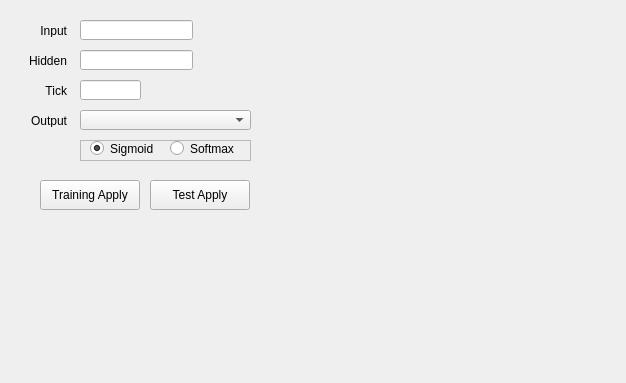
   <widget class="QWidget" name="bptt_Tap">
    <attribute name="title">
     <string>BP Through Time Order</string>
    </attribute>
    <widget class="QFrame" name="frame_2">
     <property name="geometry">
      <rect>
       <x>80</x>
       <y>140</y>
       <width>171</width>
       <height>21</height>
      </rect>
     </property>
     <property name="frameShape">
      <enum>QFrame::StyledPanel</enum>
     </property>
     <property name="frameShadow">
      <enum>QFrame::Raised</enum>
     </property>
     <widget class="QRadioButton" name="bpttErrorSigmoid_RadioButton">
      <property name="geometry">
       <rect>
        <x>10</x>
        <y>0</y>
        <width>70</width>
        <height>17</height>
       </rect>
      </property>
      <property name="text">
       <string>Sigmoid</string>
      </property>
      <property name="checked">
       <bool>true</bool>
      </property>
     </widget>
     <widget class="QRadioButton" name="bpttErrorSoftmax_RadioButton">
      <property name="geometry">
       <rect>
        <x>90</x>
        <y>0</y>
        <width>70</width>
        <height>17</height>
       </rect>
      </property>
      <property name="text">
       <string>Softmax</string>
      </property>
     </widget>
    </widget>
    <widget class="QLabel" name="bpttHiddenLayer_Label">
     <property name="geometry">
      <rect>
       <x>20</x>
       <y>54</y>
       <width>47</width>
       <height>13</height>
      </rect>
     </property>
     <property name="text">
      <string>Hidden</string>
     </property>
     <property name="alignment">
      <set>Qt::AlignRight|Qt::AlignTrailing|Qt::AlignVCenter</set>
     </property>
    </widget>
    <widget class="QPushButton" name="bpttTrainingApply_Button">
     <property name="geometry">
      <rect>
       <x>40</x>
       <y>180</y>
       <width>100</width>
       <height>30</height>
      </rect>
     </property>
     <property name="text">
      <string>Training Apply</string>
     </property>
    </widget>
    <widget class="QPushButton" name="bpttTestApply_Button">
     <property name="geometry">
      <rect>
       <x>150</x>
       <y>180</y>
       <width>100</width>
       <height>30</height>
      </rect>
     </property>
     <property name="text">
      <string>Test Apply</string>
     </property>
    </widget>
    <widget class="QLabel" name="bpttOutputLayer_Label">
     <property name="geometry">
      <rect>
       <x>20</x>
       <y>114</y>
       <width>47</width>
       <height>13</height>
      </rect>
     </property>
     <property name="text">
      <string>Output</string>
     </property>
     <property name="alignment">
      <set>Qt::AlignRight|Qt::AlignTrailing|Qt::AlignVCenter</set>
     </property>
    </widget>
    <widget class="QLabel" name="bpttInputLayer_Label">
     <property name="geometry">
      <rect>
       <x>20</x>
       <y>24</y>
       <width>47</width>
       <height>13</height>
      </rect>
     </property>
     <property name="text">
      <string>Input</string>
     </property>
     <property name="alignment">
      <set>Qt::AlignRight|Qt::AlignTrailing|Qt::AlignVCenter</set>
     </property>
    </widget>
    <widget class="QComboBox" name="bpttOutputLayer_ComboBox">
     <property name="geometry">
      <rect>
       <x>80</x>
       <y>110</y>
       <width>171</width>
       <height>20</height>
      </rect>
     </property>
    </widget>
    <widget class="QLabel" name="bpttExampleGraph_Label">
     <property name="geometry">
      <rect>
       <x>300</x>
       <y>30</y>
       <width>317</width>
       <height>344</height>
      </rect>
     </property>
     <property name="text">
      <string/>
     </property>
     <property name="pixmap">
      <pixmap resource="Image_Resources.qrc">:/example/BPTT.png</pixmap>
     </property>
     <property name="scaledContents">
      <bool>true</bool>
     </property>
    </widget>
    <widget class="QLineEdit" name="bpttInputLayer_LineEdit">
     <property name="geometry">
      <rect>
       <x>80</x>
       <y>20</y>
       <width>113</width>
       <height>20</height>
      </rect>
     </property>
    </widget>
    <widget class="QLineEdit" name="bpttHiddenLayer_LineEdit">
     <property name="geometry">
      <rect>
       <x>80</x>
       <y>50</y>
       <width>113</width>
       <height>20</height>
      </rect>
     </property>
     <property name="text">
      <string/>
     </property>
    </widget>
    <widget class="QLineEdit" name="bpttTick_LineEdit">
     <property name="geometry">
      <rect>
       <x>80</x>
       <y>80</y>
       <width>61</width>
       <height>20</height>
      </rect>
     </property>
    </widget>
    <widget class="QLabel" name="bpttHiddenLayer_Label_2">
     <property name="geometry">
      <rect>
       <x>20</x>
       <y>84</y>
       <width>47</width>
       <height>13</height>
      </rect>
     </property>
     <property name="text">
      <string>Tick</string>
     </property>
     <property name="alignment">
      <set>Qt::AlignRight|Qt::AlignTrailing|Qt::AlignVCenter</set>
     </property>
    </widget>
   </widget>
